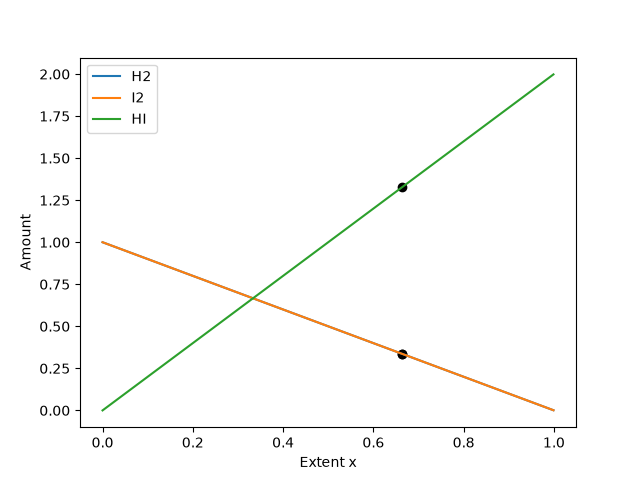

Reproduce this figure in Python.
"""
PW2 Lab B Part 4 -- chemical equilibrium via the equilibrium constant K.

Reaction  H2 + I2 <=> 2 HI, starting from 1 mol H2 and 1 mol I2.
As the reaction proceeds by an extent x:  H2 = 1-x,  I2 = 1-x,  HI = 2x.
At equilibrium the composition satisfies the equilibrium constant
        K = [HI]^2 / ([H2][I2]) = (2x)^2 / ((1-x)(1-x)).
Given K, find the extent x. Solve it TWO ways and compare.
Run:  python equilibrium.py
"""
import numpy as np
import matplotlib.pyplot as plt
from scipy.optimize import newton, minimize

K = 15.6
a = b = 1.0

# TODO 1: write k_imbalance(x) = (2x)^2/((a-x)(b-x)) - K.
#         It equals zero exactly at equilibrium.

def k_imbalance(x):
    return (2*x)**2/((a-x)*(b-x)) - K

# TODO 2 (method 1): use scipy.optimize.newton to find the root of k_imbalance
#         (start x0=0.5). This is root-finding.

x_newton=newton(k_imbalance, x0=0.5)
print("Newton:", x_newton)

# TODO 3 (method 2): use scipy.optimize.minimize to minimise k_imbalance(x)**2
#         (method "SLSQP", bounds [(0, 0.999)], x0=[0.5]). Print both answers
#         and confirm they agree.

result=minimize(lambda x: k_imbalance(x[0])**2, x0=0.05, method="SLSQP", bounds=[(0,0.999)])
print("SLSQP:", result.x[0])

# TODO 4: report the equilibrium amounts (H2, I2, HI), and plot how the three
#         amounts change with the extent x, marking the equilibrium. Save
#         equilibrium.png.

H2=a-x_newton
I2=b-x_newton
HI=2*x_newton
print("H2:", H2)
print("I2:", I2)
print("HI:", HI)
x = np.linspace(0, 0.999, 100)
H2_values=a-x
I2_values=b-x
HI_values=2*x

plt.plot(x, H2_values, label="H2")
plt.plot(x, I2_values, label="I2")
plt.plot(x, HI_values, label="HI")
plt.scatter(x_newton, H2, color="black")
plt.scatter(x_newton, I2, color="black")
plt.scatter(x_newton, HI, color="black")
plt.xlabel("Extent x")
plt.ylabel("Amount")
plt.legend()

plt.savefig("equilibrium.png")
